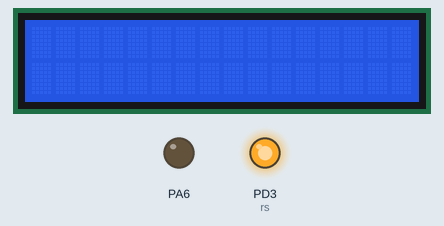
A program run on a simulated ATmega32, built with avr-gcc and emulated at 8 MHz. Parts: 16×2 character LCD, output pins drawn as LEDs (lit = HIGH). Wiring (inferred from the signals the program sends): character LCD (HD44780): RS PA7; R/W PD6; E PD7; data PB0, PB1, PB2, PB3, PB4, PB5, PB6, PB7. Pins used as bus, display or sensor lines are not drawn.

Above: at 0.5 s.
Timing chart, 0 to 2.0 s (numbered marks = the images above):
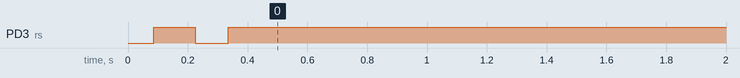

Measured:
- by itself, PD3 (rs): LOW → HIGH at 0.09 s, → LOW 0.14 s later, → HIGH 0.11 s later

The program:

main.c
```c
#define F_CPU 8000000UL		/* define Clock Frequency */
#include <avr/interrupt.h>
#include <stdio.h>
#include <string.h>
#include <stdlib.h>
#include <stdbool.h>
#define SREG   _SFR_IO8(0x3F)
#include<avr/io.h> // AVR header
#include<util/delay.h> // delay header
#include "LCD.h"	/* include LCD Header file */
#define LCD_DATA PORTB // port B is selected as LCD data port
#define ctrl PORTD // port D is selected as LCD command port
#define en PD7 // enable signal is connected to port D pin 7
#define rw PD6 // read/write signal is connected to port D pin 6
#define rs PD3 // register select signal is connected to port D pin 5


void uart_init()
{
	// SETTING THE BIT PARITY
	UCSRC=(1<<URSEL)|(1<<UCSZ1)|(1<<UCSZ0);	//8 BIT
	UCSRB=(1<<RXEN)|(1<<TXEN);// ENABLING TX AND RX
	UBRRL = (F_CPU / 16 / 9600) - 1; // SETTING THE BAUD RATE TO 9600
}


unsigned char rx_data()
{
	// WAITING TO RECEIVE THE DATA
	while ( !(UCSRA & (1<<RXC)) ); // SETTING THE RX FLAG
	UCSRA=(0<<RXC);	// CLEAR THE RX FLAG
	return UDR;
}


int main()
{
	while(1)
	{
		lcd();
		rfid();
	}

	return 0;
}

void lcd()
{  // int k="";
	DDRB=0xFF; // set LCD data port as output
	DDRD=0xC8; // set LCD signals (RS, RW, E) as out put
	init_LCD(); // initialize LCD
	_delay_ms(10); // delay of 100 Milli seconds
	LCD_cmd(0x0C); // display on, cursor off
	_delay_ms(10);

	LCD_Write_String("Show Your");
	_delay_ms(50);
	LCD_cmd(0xC0); // move cursor to the start of 2nd line
	_delay_ms(100);
	LCD_Write_String("RFID Card");
}

void rfid()
{
	DDRA = DDRA | (1<<6);
	DDRA = DDRA | (1<<7);
	// setting pins as output for demultiplexer selection pins

	PORTA = PORTA & (~(1<<6));
	PORTA = PORTA & (~(1<<7));
	// setting demultiplexer for RFID

	unsigned char s[4],id[12];
	unsigned char a[4][12]={{"13006F6B5391"},{"13006FA337F5"},{"13006F4B6773"},{"13006FC351A2"}};
	unsigned char name[4][10]={{"Henry"},{"David"},{"James"},{"Peter"}};
	// assigning RFID numbers for 4 students

	uart_init(); // RFID starting to function
	_delay_ms(100);

		for(int j=0;j<4;j++)
		{
			s[j]=0;
		}

		for(int i=0;i<12;i++) // reading RFID tag number
		{
			id[i]=rx_data();  //assigns 12 rfid numbers to id array

			int y=0;
			while (y<4)
			{
				if(a[y][i]==id[i])  // check the received number against the rfid numbers of the students
				{
					s[y]++;
				}
				y++;
			}
		}

		for (int i=0;i<4;i++)
		{
			if(s[i]==12)		// check for authentication and display specific output
			{
				char l[100]="student";
				sprintf(l,"Student %s",name[i]);
				LCD_cmd(0x01);
				_delay_ms(1);
				LCD_Write_String(l);
				_delay_ms(50);
				LCD_cmd(0xC0); // move cursor to the start of 2nd line
				_delay_ms(100);
				LCD_Write_String("Attendance Done");
				_delay_ms(4000);
				LCD_cmd(0x01); // make display ON, cursor ON
				_delay_ms(1);

				PORTA = PORTA | (1<<6);  // setting demultiplexer for GSM
				// GSM sending message code here
				PORTA = PORTA & (~(1<<6));  // setting demultiplexer for RFID
			}
		}
}
```

LCD.h
```c
#ifndef F_CPU
#define F_CPU 12000000UL // clock speed is 16MHz
#endif
#define LCD_DATA PORTB // port B is selected as LCD data port
#define ctrl PORTD // port D is selected as LCD command port
#define en PD7 // enable signal is connected to port D pin 7
#define rw PD6 // read/write signal is connected to port D pin 6
#define rs PD3 // register select signal is connected to port D pin 5
//**************sending command on LCD***************//
void LCD_cmd(unsigned char cmd)
{
	LCD_DATA = cmd; // data lines are set to send command*
	PORTD &= ~(1<<rs); // RS sets 0
	PORTD &= ~(1<<rw); // RW sets 0
	PORTD |= (1<<en); // make enable from high to low
	_delay_ms(10);
	PORTD &= ~(1<<en);
	return;
}
//*****************write data on LCD*****************//
void LCD_write(unsigned char data)
{
	LCD_DATA= data; // data lines are set to send command
	PORTD |= (1<<rs); // RS sets 1
	PORTD &= ~(1<<rw); // RW sets 0
	PORTD |= (1<<en); // make enable from high to low
	_delay_ms(10);
	PORTD &= ~(1<<en);
	return ;
}
void init_LCD(void)
{
	LCD_cmd(0x38); // initialization in 8bit mode of 16X2 LCD
	_delay_ms(1);
	LCD_cmd(0x01); // make clear LCD
	_delay_ms(1);
	LCD_cmd(0x02); // return home
	_delay_ms(1);
	LCD_cmd(0x06); // make increment in cursor
	_delay_ms(1);
	LCD_cmd(0x80); //  8  go to first line and  0  is for 0th position
	_delay_ms(1);
	return;
}
//*write STRING on LCD*//
void LCD_Write_String(char *a)
{
	int i;
	for(i=0;a[i]!='\0';i++)
	{
		char big = a[i];
		LCD_write(big);
	}
}
```
